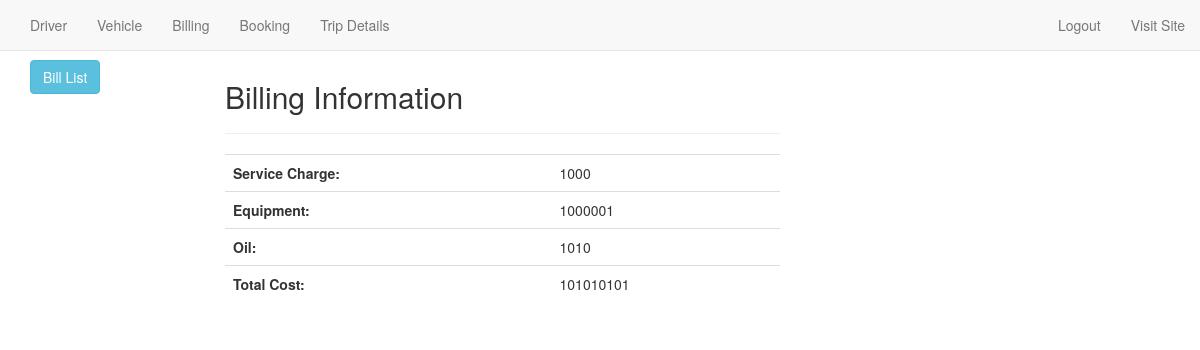
The page /showbill.php?id=25 on the database its author committed.
### tables this page shows
CREATE TABLE `bill` (
  `bill_id` int(11) NOT NULL,
  `id` varchar(255) NOT NULL,
  `username` varchar(100) NOT NULL,
  `salary` int(255) NOT NULL,
  `equipment` int(255) NOT NULL,
  `oil` int(255) NOT NULL,
  `tcost` int(255) NOT NULL
);

### showbill.php (the view, shortened to what this page needs)
<?php
   $id= $_GET['id'];
   $conn=mysqli_connect('localhost','root','','transport_management');
   $sql="SELECT * FROM bill WHERE id='$id'";
   $result=mysqli_query($conn,$sql);
   $bill=mysqli_fetch_assoc($result);
?>
<!DOCTYPE html>
<html lang="en">
  <head>
    <link href="css/bootstrap.min.css" rel="stylesheet">
  </head>
  <body>
    <br><br><br>
	 <?php include 'navbar_admin.php';?>
    <div class="container">
      <div class="row">
        <div class="col-md-2">
          <a class="btn btn-info" href="indexbill.php">Bill List</a>
        </div>
        <div class="col-md-6">
        <h2>Billing Information</h2>
        <hr>
        <table class="table" >
          <tr>
            <th >Service Charge:</th>
            <td><?php echo $bill['salary']; ?></td>
          </tr>
          <tr>
            <th >Equipment:</th>
            <td><?php echo $bill['equipment']; ?></td>
          </tr>
          <tr>
            <th >Oil:</th>
            <td><?php echo $bill['oil']; ?></td>
          </tr>
          <tr>
            <th >Total Cost:</th>
            <td><?php echo $bill['tcost']; ?></td>
          </tr>
        </table>
        </div>
      </div>
    </div>
  </body>
</html>

### rows shown on the page
bill: salary "1000", equipment "1000001", oil "1010", tcost "101010101"
